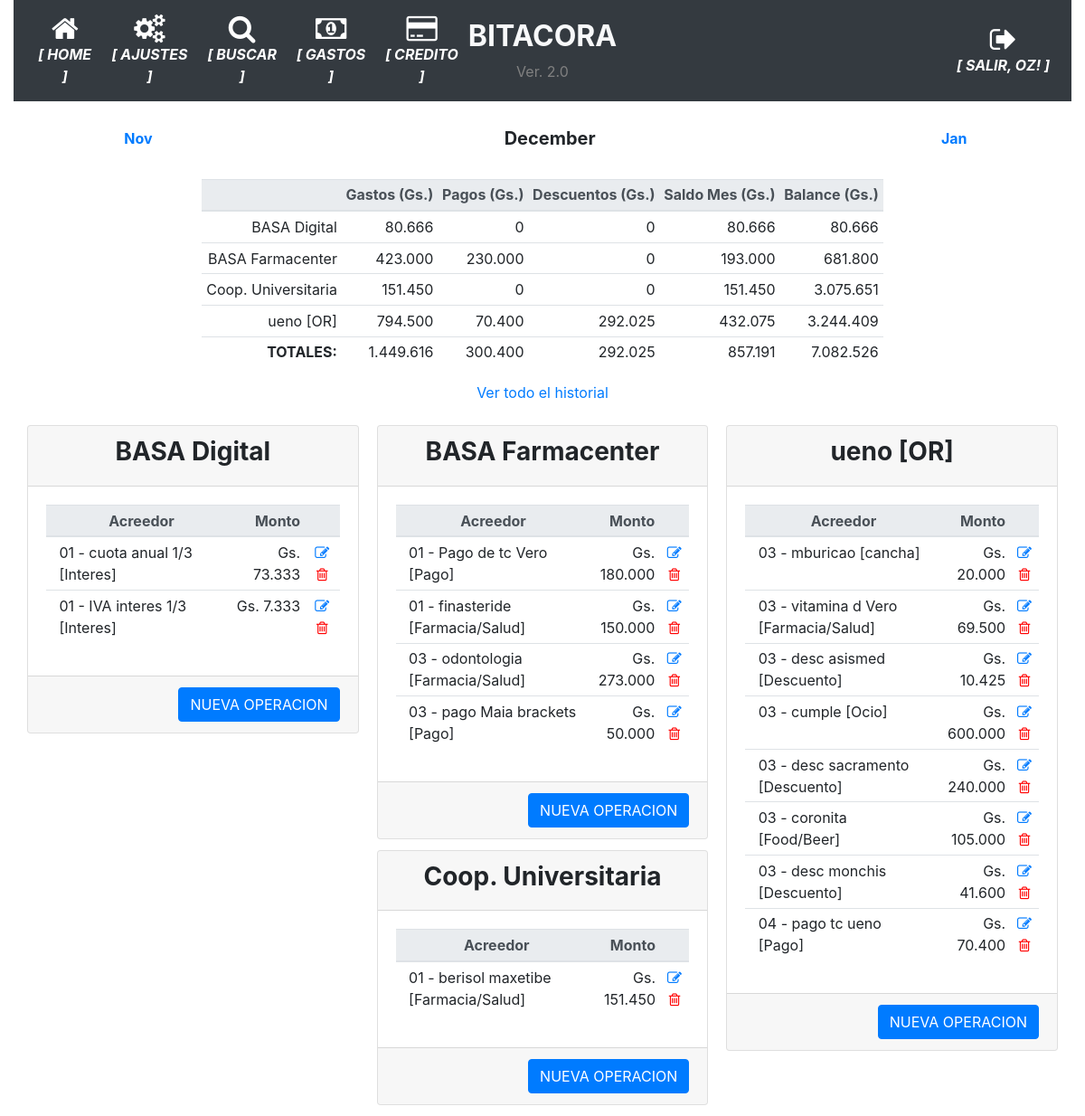
The page /movimientos_mes/ (signed in) on the database its author committed.
### app/models.py (models this page shows, shortened)
class User(UserMixin, db.Model):
    id = db.Column(db.Integer, primary_key=True)
    username = db.Column(db.String(64), index=True, unique=True)
    email = db.Column(db.String(120), index=True, unique=True)
    password_hash = db.Column(db.String(128))
    perfil = db.Column(db.String(128))

class Tarjetas(db.Model):
    __tablename__='tarjetas'
    id = db.Column(db.Integer, primary_key=True)
    banco = db.Column(db.String(100), nullable=False)
    numero = db.Column(db.String(100), nullable=False)
    vencimiento = db.Column(db.String(10), nullable=False)
    estado = db.Column(db.Boolean, server_default=u'False')

class TiposMovimiento(db.Model):
    __tablename__='tipos_movimiento'
    id = db.Column(db.Integer, primary_key=True)
    tipo = db.Column(db.String(100), nullable=False)

### app/routes.py (the view)
@app.route('/movimientos_mes/', defaults={'mes':datetime.now().strftime('%Y-%m')}, methods=['GET', 'POST'])
@app.route('/movimientos_mes/<string:mes>', methods=['GET', 'POST'])
@login_required
def movimientos_mes(mes):
    defaults={'mes':datetime.now().strftime('%Y-%m')}
    meses = datetime.strptime(mes, '%Y-%m')
    fechas={'mes_anterior':meses-relativedelta(months=1), 'mes_actual':meses, 'mes_siguiente':meses+relativedelta(months=1)}
    operaciones_tj = movimientos_agrupados(mes)
    balances=saldos_mes_tarjeta(mes)
    return render_template('detalle_mes.html', mes=mes, operaciones_tj=operaciones_tj, balances=balances, fechas=fechas)

### app/models.py (called while the page is built)
@login.user_loader
def load_user(id):
    return User.query.get(int(id))

### app/templates/detalle_mes.html
{% extends "base.html" %}
{% block main %}
<div class="container-fluid text-center">
    <div>
        <table class="table table-sm table-borderless">
            <td><a href="{{ url_for('movimientos_mes', mes=fechas.mes_anterior.strftime('%Y-%m')) }}" class="card-link"><strong>{{ fechas.mes_anterior.strftime('%b') }}</strong></a></td>
            <td><h5 class="card-title text-center"><strong>{{ fechas.mes_actual.strftime('%B') }}</strong></h5></td>
            <td><a href="{{ url_for('movimientos_mes', mes=fechas.mes_siguiente.strftime('%Y-%m')) }}" class="card-link"><strong>{{ fechas.mes_siguiente.strftime('%b') }}</strong></a></td>
        </table>
    </div>
    <div class="row justify-content-center">
        <div>
            <table class="table table-sm text-right">
                <thead class="thead-light">
                    <th></th>
                    <th>Gastos (Gs.)</th>
                    <th>Pagos (Gs.)</th>
                    <th>Descuentos (Gs.)</th>
                    <th>Saldo Mes (Gs.)</th>
                    <th>Balance (Gs.)</th>
                </thead>
                <tbody>
                    {% for tarjeta in balances | sort(attribute='banco') %}
                    <tr>
                        <td>{{ tarjeta.banco }}</td>
                        <td>{{ "{:,.0f}".format(tarjeta.compras_mes).replace(",", ".") }}</td>
                        <td>{{ "{:,.0f}".format(tarjeta.pagos_mes).replace(",", ".") }}</td>
                        <td>{{ "{:,.0f}".format(tarjeta.descuentos_mes).replace(",", ".") }}</td>
                        <td>{{ "{:,.0f}".format(tarjeta.balance_mes).replace(",", ".") }}</td>
                        <td>{{ "{:,.0f}".format(tarjeta.balance).replace(",", ".") }}</td>
                    </tr>
                    {% endfor %}
                </tbody>
                <tfoot>
                    <tr>
                        <td><strong>TOTALES:</strong></td>
                        <td>{{ "{:,.0f}".format(balances | sum(attribute='compras_mes')).replace(",", ".") }}</td>
                        <td>{{ "{:,.0f}".format(balances | sum(attribute='pagos_mes')).replace(",", ".") }}</td>
                        <td>{{ "{:,.0f}".format(balances | sum(attribute='descuentos_mes')).replace(",", ".") }}</td>
                        <td>{{ "{:,.0f}".format(balances | sum(attribute='balance_mes')).replace(",", ".") }}</td>
                        <td>{{ "{:,.0f}".format(balances | sum(attribute='balance')).replace(",", ".") }}</td>
                    </tr>
                </tfoot>
            </table>
            <div class="card-text text-center">
                <a href="{{ url_for('historial_operacion') }}" class="card-link">Ver todo el historial</a>
            </div>
        </div>
    </div>
    <div class="container-fluid mt-4">
        <div class="row justify-content-center">
            <div class="card-columns">
                {% for banco, movimientos in operaciones_tj | groupby('banco') %}
                <div class="card">
                    <div class="card-header">
                        <h3><strong>{{ banco }}</strong></h3>
                    </div>
                    <div class="card-body">
                        <div class="table-responsive">
                            <table class="table table-sm">
                                <thead class="thead-light">
                                    <th></th>
                                    <th>Acreedor</th>
                                    <th class="card-text text-right">Monto</th>
                                    <th></th>
                                </thead>
                                <tbody>
                                    {% for movimiento in movimientos %}
                                    <tr>
                                        <td></td>
                                        <td class="card-text text-left">{{movimiento.fecha_operacion.strftime('%d')}} - {{movimiento.descripcion}} [{{movimiento.tipo_movimiento}}]</td>
                                        <td class="card-text text-right">{{ "Gs. {:,.0f}".format(movimiento.monto_operacion).replace(",", ".") }}</td>
                                        <td class="align-self-end">
                                            <a href="{{ url_for('modificar_operacion', operacion_id=movimiento.id_operacion) }}"><i class="fa fa-pencil-square-o"></i></a>
                                            <a href="{{ url_for('borrar_operacion', operacion_id=movimiento.id_operacion) }}" style="color:red"><i class="fa fa-trash-o"></i></a>
                                        </td>
                                    </tr>
                                    {% endfor %}
                                </tbody>
                            </table>
                        </div>
                    </div>
                    <div class="card-footer text-muted text-right">
                        <a href="{{ url_for('nueva_operacion', tarjeta=banco) }}" class="btn btn-primary">NUEVA OPERACION</a>
                    </div>
                </div>
                {% endfor %}
            </div>
        </div>
    </div>
</div>
{% endblock %}

### app/templates/base.html (shortened to what this page needs)
<!doctype html>
<html lang="en">
  <head>
    <link rel="stylesheet" href="https://stackpath.bootstrapcdn.com/bootstrap/4.5.0/css/bootstrap.min.css"></link>
    <link rel="stylesheet" href="https://maxcdn.bootstrapcdn.com/font-awesome/4.4.0/css/font-awesome.min.css"></link>
  </head>
  <body>
    <div class="container-fluid">
      <nav class="navbar navbar-expand-md navbar-dark bg-dark">
        <div class="navbar-collapse collapse w-100 order-1 order-md-0 dual-collapse2">
            <ul class="navbar-nav mr-auto text-center">
              <li class="nav-item active">
                <a href="{{ url_for('index') }}" class="nav-link d-flex flex-column">
                <i class="fa fa-home fa-2x"></i>
                <span class="d-none d-sm-inline"><i><strong>[ HOME ]</strong></i></span></a>
              </li>
              <li class="nav-item active">
                <a href="{{ url_for('parametrico') }}" class="nav-link d-flex flex-column">
                <i class="fa fa-cogs fa-2x"></i>
                <span class="d-none d-sm-inline"><i><strong>[ AJUSTES ]</strong></i></span></a>
              </li>
              <li class="nav-item active">
                <a href="{{ url_for('busqueda') }}" class="nav-link d-flex flex-column">
                <i class="fa fa-search fa-2x"></i>
                <span class="d-none d-sm-inline"><i><strong>[ BUSCAR ]</strong></i></span></a>
              </li>
              <li class="nav-item active">
                <a href="{{ url_for('historico_gastos_detalle', periodo='') }}" class="nav-link d-flex flex-column">
                <i class="fa fa-money fa-2x"></i>
                <span class="d-none d-sm-inline"><i><strong>[ GASTOS ]</strong></i></span></a>
              </li>
              <li class="nav-item active">
                <a href="{{ url_for('movimientos_mes', mes='') }}" class="nav-link d-flex flex-column">
                <i class="fa fa-credit-card fa-2x"></i>
                <span class="d-none d-sm-inline"><i><strong>[ CREDITO ]</strong></i></span></a>
              </li>
            </ul>
        </div>
        <div class="mx-auto order-0 text-center">
            <h2 class="mx-auto text-light"><strong>BITACORA</strong></h2>
            <span style="color: grey">Ver. 2.0</span>
        </div>
        <div class="navbar-collapse collapse w-100 order-3 dual-collapse2">
            <ul class="navbar-nav ml-auto text-center">
              <li class="nav-item active">
                {% if current_user.is_anonymous %}
                  <a href="{{ url_for('logout') }}" class="nav-link d-flex flex-column">
                  <i class="fa fa-sign-in fa-2x"></i>
                  <span class="d-none d-sm-inline"><i><strong>[ ACCEDER ]</strong></i></span></a>
                {% else %}
                  <a href="{{ url_for('logout') }}" class="nav-link d-flex flex-column">
                  <i class="fa fa-sign-out fa-2x"></i>
                  <span class="d-none d-sm-inline"><i><strong>[ SALIR, {{ current_user.username | upper }}! ]</strong></i></span></a>
                {% endif %}
              </li>
            </ul>
        </div>
    </nav>
    <br>
      <div>
        {% block main %}{% endblock %}
      </div>
    </div>
  </body>
</html>

### rows shown on the page
User: username "OZ"
Tarjetas: banco "BASA Digital", compras_mes "80.666", pagos_mes "0", descuentos_mes "0", balance_mes "80.666", balance "80.666", fecha_operacion "01", descripcion "cuota anual 1/3", tipo_movimiento "Interes", monto_operacion "Gs. 73.333", descripcion "IVA interes 1/3", monto_operacion "Gs. 7.333"
Tarjetas: banco "BASA Farmacenter", compras_mes "423.000", pagos_mes "230.000", descuentos_mes "0", balance_mes "193.000", balance "681.800", fecha_operacion "01", descripcion "Pago de tc Vero", tipo_movimiento "Pago", monto_operacion "Gs. 180.000", descripcion "finasteride", tipo_movimiento "Farmacia/Salud", monto_operacion "Gs. 150.000", fecha_operacion "03", descripcion "odontologia", monto_operacion "Gs. 273.000", descripcion "pago Maia brackets", monto_operacion "Gs. 50.000"
Tarjetas: banco "Coop. Universitaria", compras_mes "151.450", pagos_mes "0", descuentos_mes "0", balance_mes "151.450", balance "3.075.651", fecha_operacion "01", descripcion "berisol maxetibe", tipo_movimiento "Farmacia/Salud", monto_operacion "Gs. 151.450"
Tarjetas: banco "ueno [OR]", compras_mes "794.500", pagos_mes "70.400", descuentos_mes "292.025", balance_mes "432.075", balance "3.244.409", fecha_operacion "03", descripcion "mburicao", tipo_movimiento "cancha", monto_operacion "Gs. 20.000", descripcion "vitamina d Vero", tipo_movimiento "Farmacia/Salud", monto_operacion "Gs. 69.500", descripcion "desc asismed", tipo_movimiento "Descuento", monto_operacion "Gs. 10.425", descripcion "cumple", tipo_movimiento "Ocio", monto_operacion "Gs. 600.000", descripcion "desc sacramento", monto_operacion "Gs. 240.000", descripcion "coronita", tipo_movimiento "Food/Beer", monto_operacion "Gs. 105.000", descripcion "desc monchis", monto_operacion "Gs. 41.600", fecha_operacion "04", descripcion "pago tc ueno", tipo_movimiento "Pago", monto_operacion "Gs. 70.400"

### other values the page prints
{{ fechas.mes_anterior.strftime('%b') }} "Nov"
{{ fechas.mes_actual.strftime('%B') }} "December"
{{ fechas.mes_siguiente.strftime('%b') }} "Jan"
